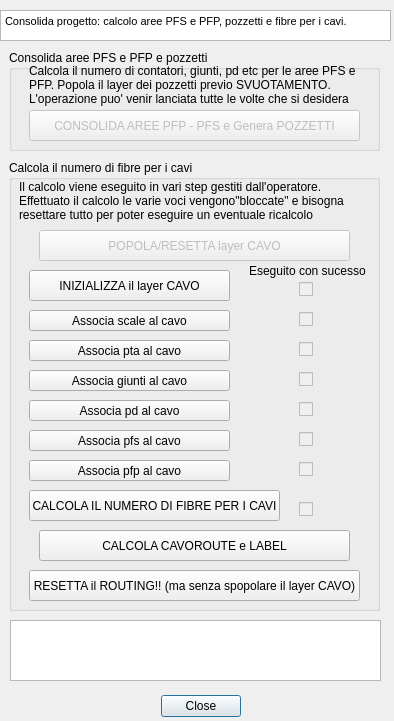
<?xml version="1.0" encoding="UTF-8"?>
<ui version="4.0">
 <class>ProgettoFTTHDockWidgetBase</class>
 <widget class="QDialog" name="ProgettoFTTHDockWidgetBase">
  <property name="geometry">
   <rect>
    <x>0</x>
    <y>0</y>
    <width>394</width>
    <height>721</height>
   </rect>
  </property>
  <property name="windowTitle">
   <string>ProgettoFTTH</string>
  </property>
  <widget class="QDialogButtonBox" name="button_box">
   <property name="geometry">
    <rect>
     <x>150</x>
     <y>690</y>
     <width>91</width>
     <height>32</height>
    </rect>
   </property>
   <property name="orientation">
    <enum>Qt::Horizontal</enum>
   </property>
   <property name="standardButtons">
    <set>QDialogButtonBox::Close</set>
   </property>
  </widget>
  <widget class="QTextBrowser" name="txtHelp">
   <property name="geometry">
    <rect>
     <x>0</x>
     <y>10</y>
     <width>391</width>
     <height>31</height>
    </rect>
   </property>
   <property name="html">
    <string>&lt;!DOCTYPE HTML PUBLIC &quot;-//W3C//DTD HTML 4.0//EN&quot; &quot;http://www.w3.org/TR/REC-html40/strict.dtd&quot;&gt;
&lt;html&gt;&lt;head&gt;&lt;meta name=&quot;qrichtext&quot; content=&quot;1&quot; /&gt;&lt;style type=&quot;text/css&quot;&gt;
p, li { white-space: pre-wrap; }
&lt;/style&gt;&lt;/head&gt;&lt;body style=&quot; font-family:'MS Shell Dlg 2'; font-size:8.15094pt; font-weight:400; font-style:normal;&quot;&gt;
&lt;p style=&quot; margin-top:0px; margin-bottom:0px; margin-left:0px; margin-right:0px; -qt-block-indent:0; text-indent:0px;&quot;&gt;&lt;span style=&quot; font-size:8.15094pt;&quot;&gt;Consolida progetto: calcolo aree PFS e PFP, pozzetti e fibre per i cavi.&lt;/span&gt;&lt;/p&gt;&lt;/body&gt;&lt;/html&gt;</string>
   </property>
  </widget>
  <widget class="QTextBrowser" name="txtFeedback">
   <property name="geometry">
    <rect>
     <x>10</x>
     <y>620</y>
     <width>371</width>
     <height>61</height>
    </rect>
   </property>
  </widget>
  <widget class="QGroupBox" name="chkShp">
   <property name="geometry">
    <rect>
     <x>9</x>
     <y>50</y>
     <width>371</width>
     <height>101</height>
    </rect>
   </property>
   <property name="title">
    <string>Consolida aree PFS e PFP e pozzetti</string>
   </property>
   <property name="checkable">
    <bool>false</bool>
   </property>
   <property name="checked">
    <bool>false</bool>
   </property>
   <widget class="QToolButton" name="solid_btn_aree">
    <property name="enabled">
     <bool>false</bool>
    </property>
    <property name="geometry">
     <rect>
      <x>20</x>
      <y>60</y>
      <width>331</width>
      <height>31</height>
     </rect>
    </property>
    <property name="text">
     <string>CONSOLIDA AREE PFP - PFS e Genera POZZETTI</string>
    </property>
   </widget>
   <widget class="QLabel" name="label_7">
    <property name="geometry">
     <rect>
      <x>20</x>
      <y>10</y>
      <width>341</width>
      <height>51</height>
     </rect>
    </property>
    <property name="text">
     <string>&lt;html&gt;&lt;head/&gt;&lt;body&gt;&lt;p&gt;Calcola il numero di contatori, giunti, pd etc per le aree PFS e PFP. Popola il layer dei pozzetti previo SVUOTAMENTO. L'operazione puo' venir lanciata tutte le volte che si desidera&lt;/p&gt;&lt;/body&gt;&lt;/html&gt;</string>
    </property>
    <property name="wordWrap">
     <bool>true</bool>
    </property>
   </widget>
  </widget>
  <widget class="QGroupBox" name="chkDB">
   <property name="geometry">
    <rect>
     <x>9</x>
     <y>160</y>
     <width>371</width>
     <height>451</height>
    </rect>
   </property>
   <property name="title">
    <string>Calcola il numero di fibre per i cavi</string>
   </property>
   <property name="checkable">
    <bool>false</bool>
   </property>
   <property name="checked">
    <bool>false</bool>
   </property>
   <widget class="QLabel" name="label">
    <property name="geometry">
     <rect>
      <x>10</x>
      <y>10</y>
      <width>351</width>
      <height>61</height>
     </rect>
    </property>
    <property name="text">
     <string>Il calcolo viene eseguito in vari step gestiti dall'operatore.
Effettuato il calcolo le varie voci vengono&quot;bloccate&quot; e bisogna
resettare tutto per poter eseguire un eventuale ricalcolo</string>
    </property>
   </widget>
   <widget class="QToolButton" name="associa_scale">
    <property name="geometry">
     <rect>
      <x>20</x>
      <y>150</y>
      <width>201</width>
      <height>21</height>
     </rect>
    </property>
    <property name="text">
     <string>Associa scale al cavo</string>
    </property>
   </widget>
   <widget class="QToolButton" name="associa_giunti">
    <property name="geometry">
     <rect>
      <x>20</x>
      <y>210</y>
      <width>201</width>
      <height>21</height>
     </rect>
    </property>
    <property name="text">
     <string>Associa giunti al cavo</string>
    </property>
   </widget>
   <widget class="QToolButton" name="associa_pd">
    <property name="geometry">
     <rect>
      <x>20</x>
      <y>240</y>
      <width>201</width>
      <height>21</height>
     </rect>
    </property>
    <property name="text">
     <string>Associa pd al cavo</string>
    </property>
   </widget>
   <widget class="QToolButton" name="associa_pfs">
    <property name="geometry">
     <rect>
      <x>20</x>
      <y>270</y>
      <width>201</width>
      <height>21</height>
     </rect>
    </property>
    <property name="text">
     <string>Associa pfs al cavo</string>
    </property>
   </widget>
   <widget class="QToolButton" name="associa_pfp">
    <property name="geometry">
     <rect>
      <x>20</x>
      <y>300</y>
      <width>201</width>
      <height>21</height>
     </rect>
    </property>
    <property name="text">
     <string>Associa pfp al cavo</string>
    </property>
   </widget>
   <widget class="QLabel" name="label_8">
    <property name="geometry">
     <rect>
      <x>240</x>
      <y>100</y>
      <width>121</width>
      <height>21</height>
     </rect>
    </property>
    <property name="text">
     <string>Eseguito con sucesso</string>
    </property>
   </widget>
   <widget class="QCheckBox" name="chk_scale">
    <property name="enabled">
     <bool>false</bool>
    </property>
    <property name="geometry">
     <rect>
      <x>290</x>
      <y>150</y>
      <width>31</width>
      <height>18</height>
     </rect>
    </property>
    <property name="text">
     <string/>
    </property>
   </widget>
   <widget class="QToolButton" name="calcola_fibre_btn">
    <property name="geometry">
     <rect>
      <x>20</x>
      <y>330</y>
      <width>251</width>
      <height>31</height>
     </rect>
    </property>
    <property name="text">
     <string>CALCOLA IL NUMERO DI FIBRE PER I CAVI</string>
    </property>
   </widget>
   <widget class="QToolButton" name="reset_fibre_btn">
    <property name="geometry">
     <rect>
      <x>20</x>
      <y>410</y>
      <width>331</width>
      <height>31</height>
     </rect>
    </property>
    <property name="text">
     <string>RESETTA il ROUTING!! (ma senza spopolare il layer CAVO)</string>
    </property>
   </widget>
   <widget class="QCheckBox" name="chk_giunti">
    <property name="enabled">
     <bool>false</bool>
    </property>
    <property name="geometry">
     <rect>
      <x>290</x>
      <y>210</y>
      <width>31</width>
      <height>18</height>
     </rect>
    </property>
    <property name="text">
     <string/>
    </property>
   </widget>
   <widget class="QCheckBox" name="chk_pd">
    <property name="enabled">
     <bool>false</bool>
    </property>
    <property name="geometry">
     <rect>
      <x>290</x>
      <y>240</y>
      <width>31</width>
      <height>18</height>
     </rect>
    </property>
    <property name="text">
     <string/>
    </property>
   </widget>
   <widget class="QCheckBox" name="chk_pfs">
    <property name="enabled">
     <bool>false</bool>
    </property>
    <property name="geometry">
     <rect>
      <x>290</x>
      <y>270</y>
      <width>31</width>
      <height>18</height>
     </rect>
    </property>
    <property name="text">
     <string/>
    </property>
   </widget>
   <widget class="QCheckBox" name="chk_pfp">
    <property name="enabled">
     <bool>false</bool>
    </property>
    <property name="geometry">
     <rect>
      <x>290</x>
      <y>300</y>
      <width>31</width>
      <height>18</height>
     </rect>
    </property>
    <property name="text">
     <string/>
    </property>
   </widget>
   <widget class="QToolButton" name="start_routing_btn">
    <property name="geometry">
     <rect>
      <x>20</x>
      <y>110</y>
      <width>201</width>
      <height>31</height>
     </rect>
    </property>
    <property name="text">
     <string>INIZIALIZZA il layer CAVO</string>
    </property>
   </widget>
   <widget class="QCheckBox" name="chk_start">
    <property name="enabled">
     <bool>false</bool>
    </property>
    <property name="geometry">
     <rect>
      <x>290</x>
      <y>120</y>
      <width>31</width>
      <height>18</height>
     </rect>
    </property>
    <property name="text">
     <string/>
    </property>
   </widget>
   <widget class="QCheckBox" name="chk_fibre">
    <property name="enabled">
     <bool>false</bool>
    </property>
    <property name="geometry">
     <rect>
      <x>290</x>
      <y>340</y>
      <width>31</width>
      <height>18</height>
     </rect>
    </property>
    <property name="text">
     <string/>
    </property>
   </widget>
   <widget class="QToolButton" name="calcola_route_btn">
    <property name="geometry">
     <rect>
      <x>30</x>
      <y>370</y>
      <width>311</width>
      <height>31</height>
     </rect>
    </property>
    <property name="text">
     <string>CALCOLA CAVOROUTE e LABEL</string>
    </property>
   </widget>
   <widget class="QToolButton" name="popola_cavo_btn">
    <property name="enabled">
     <bool>false</bool>
    </property>
    <property name="geometry">
     <rect>
      <x>30</x>
      <y>70</y>
      <width>311</width>
      <height>31</height>
     </rect>
    </property>
    <property name="text">
     <string>POPOLA/RESETTA layer CAVO</string>
    </property>
   </widget>
   <widget class="QCheckBox" name="chk_pta">
    <property name="enabled">
     <bool>false</bool>
    </property>
    <property name="geometry">
     <rect>
      <x>290</x>
      <y>180</y>
      <width>31</width>
      <height>18</height>
     </rect>
    </property>
    <property name="text">
     <string/>
    </property>
   </widget>
   <widget class="QToolButton" name="associa_pta">
    <property name="geometry">
     <rect>
      <x>20</x>
      <y>180</y>
      <width>201</width>
      <height>21</height>
     </rect>
    </property>
    <property name="text">
     <string>Associa pta al cavo</string>
    </property>
   </widget>
  </widget>
  <widget class="QWidget" name="layoutWidget">
   <property name="geometry">
    <rect>
     <x>0</x>
     <y>0</y>
     <width>2</width>
     <height>2</height>
    </rect>
   </property>
   <layout class="QVBoxLayout" name="verticalLayout"/>
  </widget>
  <zorder>chkShp</zorder>
  <zorder>layoutWidget</zorder>
  <zorder>button_box</zorder>
  <zorder>txtHelp</zorder>
  <zorder>txtFeedback</zorder>
  <zorder>chkDB</zorder>
 </widget>
 <resources/>
 <connections>
  <connection>
   <sender>button_box</sender>
   <signal>accepted()</signal>
   <receiver>ProgettoFTTHDockWidgetBase</receiver>
   <slot>accept()</slot>
   <hints>
    <hint type="sourcelabel">
     <x>20</x>
     <y>20</y>
    </hint>
    <hint type="destinationlabel">
     <x>20</x>
     <y>20</y>
    </hint>
   </hints>
  </connection>
  <connection>
   <sender>button_box</sender>
   <signal>rejected()</signal>
   <receiver>ProgettoFTTHDockWidgetBase</receiver>
   <slot>reject()</slot>
   <hints>
    <hint type="sourcelabel">
     <x>20</x>
     <y>20</y>
    </hint>
    <hint type="destinationlabel">
     <x>20</x>
     <y>20</y>
    </hint>
   </hints>
  </connection>
 </connections>
</ui>
